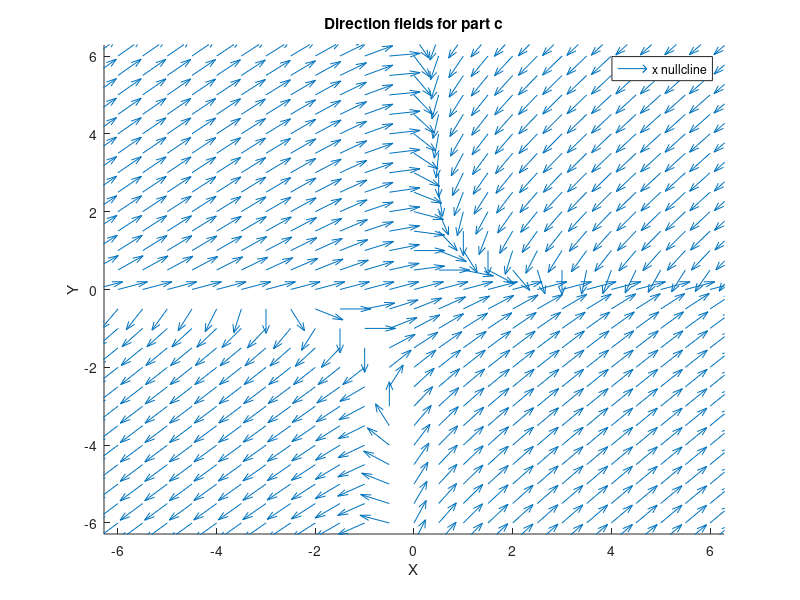

This chart was generated by the following MATLAB code:
clear all;
close all;
clc;

S = 0.5;
E = 0.5;
k_not = 0.05;
k1 = 0.05;
k2 = 0.05;
k3 = 0.05;
k4 = 0.05;
y_total = 1;

x_dot = @(x,y) k_not + k1*S - k2*x*y;
y_dot = @(x,y) k4*E*(y_total - y) - k3*x*y;

x_nullcline = ezplot(x_dot);
set(x_nullcline,'color',[1 0 0])
hold on;
y_nullcline = ezplot(y_dot);
set(y_nullcline,'color',[0 1 0])

[x,y] = meshgrid(-20:0.5:20);
dx = k_not + k1*S - k2*x.*y;
dy = k4*E*(y_total - y) - k3*x.*y;
r = ( dx.^2 + dy.^2 ).^0.5;
px = dx./r;
py = dy./r;
quiver(x,y,px,py);
hold off;

title('Direction fields for part c')
xlabel('X')
ylabel('Y')
legend('x nullcline','y nullcline','Direction fields')